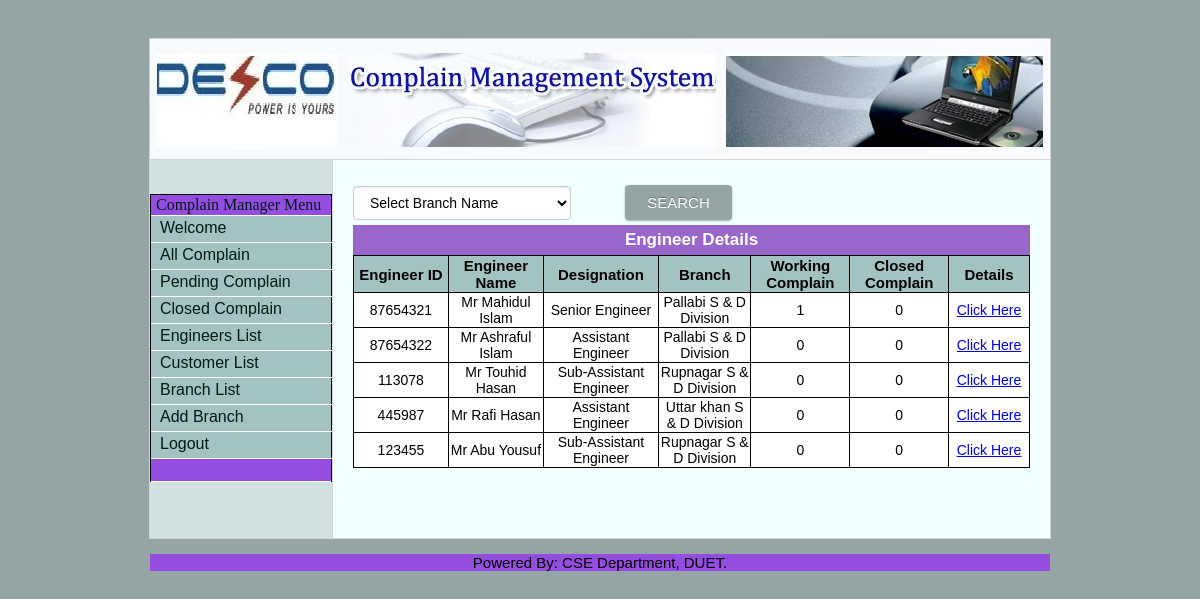
Screenshot of /adminViewEngr.php (signed in) with the database file from the repository.
### tables this page shows
CREATE TABLE IF NOT EXISTS `tbl_engineer` (
  `eng_id` int(10) NOT NULL,
  `eng_name` varchar(30) NOT NULL,
  `designation` varchar(50) NOT NULL,
  `user_name` varchar(30) NOT NULL,
  `password` varchar(40) NOT NULL,
  `address` varchar(200) NOT NULL,
  `mobile` int(20) NOT NULL,
  `email` varchar(30) NOT NULL,
  `join_date` varchar(30) NOT NULL,
  `branch_name` varchar(30) NOT NULL,
  PRIMARY KEY (`eng_id`)
);

CREATE TABLE IF NOT EXISTS `tbl_branch` (
  `id` int(10) NOT NULL AUTO_INCREMENT,
  `branch_code` varchar(5) NOT NULL,
  `branch_name` varchar(100) NOT NULL,
  `address` varchar(500) NOT NULL,
  PRIMARY KEY (`id`)
);

### adminViewEngr.php (the view, shortened to what this page needs)
<?php
$brname=$_POST['searching'];
?>
<html>
<head>
<?php include("include/header.php"); ?>
</head>
<body>
<br/><br/>
<table width="900" border="0" align="center" cellpadding="0" cellspacing="1" class="graybox" style="background-color:#dddd">
  <tr>
      <td colspan="2"><img src="images/complains.jpg" width="900" height="120"></td>
  </tr>
  <tr>
    <td width="20%" valign="top" class="navArea" style="background-color:#d1e0e0"><p>&nbsp;</p>
		<?php include("include/menuAdmin.php"); ?>
	</td>
    <td width="720" valign="top" class="contentArea" style="background-color:#F0FFFF;">
		<table width="100%" border="0" cellspacing="0" cellpadding="20">
			<tr>
				<td>
	<table width="400px" border="0" cellpadding="0" cellspacing="0" class="text">
<tr>
	        <form name="srch" action="" method="post" style="float:center;">
       <td>
	   <select class="form-control" name="searching" id="pass" required style="color:black;font-size:14px; width="300px">
	   	    <?php if ($brname=="") { ?> <option value="">Select Branch Name</option><?php } else { ?>
	   <option value="<?php echo $brname ?>"><?php echo $brname ?></option> <?php } ?>
            <?php
			  $result ="SELECT *FROM tbl_branch ";
			?>
            </select>
         </td>
		 <td>
        <input type="submit" class="button" name="sname" value="Search"  size="8px" style="background-color:#95A5A6; height=15px; color:white;font-size:15px;"/>
</td>
		</tr>
	</table>
	<center><table width="677px;" border="0" cellpadding="0" cellspacing="0" class="text">
	<tr id="entryTableHeader1" style="height:30px; ">
      <td   style="font-size:17px;text-align:center;BACKGROUND-COLOR:#9966CC;">Engineer Details </td>
    </tr>
	</table></center>
				<form action="" method="post"  name="frmListUser" id="frmListUser" style="background-color:black;">
  <table width="100%" border="0" align="center" cellpadding="1" cellspacing="1" class="text">
      <tr align="center" id="listTableHeader"  style="color:white; background-color:#a3c2c2";>
      <td width="500" style="font-size:15px; height:30px;background-color:#a3c2c2;color:black;";>Engineer ID</td>
      <td width="100" style="font-size:15px; height:30px;background-color:#a3c2c2;color:black;";>Engineer Name</td>
      <td width="100" style="font-size:15px; height:30px;background-color:#a3c2c2;color:black;";>Designation</td>
	  <td width="100" style="font-size:15px; height:30px;background-color:#a3c2c2;color:black;";>Branch</td>
	        <td width="100" style="font-size:15px; height:30px;background-color:#a3c2c2;color:black;";>Working Complain</td>
      <td width="100" style="font-size:15px; height:30px;background-color:#a3c2c2;color:black;";>Closed Complain</td>
	   <td width="200" style="font-size:15px; height:30px;background-color:#a3c2c2;color:black;">Details</td>
    </tr>
		  <?php
		if ($brname=="")
			$result ="SELECT * FROM tbl_engineer";
		else if ($brname!="")
			$result ="SELECT * FROM tbl_engineer WHERE branch_name='$bbcode'";
		$tt=mysql_query($result);
		while($row = mysql_fetch_array($tt))
        {
			$eid=$row['eng_id'];
			$name=$row['eng_name'];
			$desig=$row['designation'];
			$ebranchcode=$row['branch_name'];
			?>
			<?php
						$working=0; $closed=0;
						$abc ="SELECT *FROM tbl_complain WHERE eng_id='$eid'";
						$ttt=mysql_query($abc);
						while($row = mysql_fetch_array($ttt))
							{
								$status=$row['comp_status'];
								if($status=='Working')
								{
									$working=$working+1;
								}
							}
						$result1 ="SELECT *FROM tbl_branch WHERE branch_code='$ebranchcode'";
						$tt1=mysql_query($result1);
						while($row = mysql_fetch_array($tt1))
							{
								$bbname=$row['branch_name'];
							}
			?>
				 <tr align="center" class="row2"  style="color:black;";>
      <td width="500" style="font-size:14px; height:30px;;background-color:white; color:black;"><?php echo $eid;?></td>
      <td width="500" style="font-size:14px; height:30px;background-color:white; color:black;"><?php echo $name;?></td>
      <td width="500" style="font-size:14px; height:30px;background-color:white; color:black;"><?php echo $desig;?></td>
	   <td width="500" style="font-size:14px; height:30px;background-color:white; color:black;"><?php echo $bbname;?></td>
	         <td width="500" style="font-size:14px; height:30px;background-color:white; color:black;"><?php echo $working;?></td>
      <td width="500" style="font-size:14px; height:30px;background-color:white; color:black;"><?php echo $closed;?></td>
	     <td width="500" style="font-size:14px; height:30px;background-color:white; color:black;"><?php  echo "<a href='adminViewEngrDetails.php?engid=$eid'>Click Here</a>";?></td>
    </tr>
			<?php } ?>
        </table></td>
    </tr>
  </table>
  <p>&nbsp;</p>
				</td>
			</tr>
		</table>
<?php include("include/footer.php"); ?>
</body>
</html>

### include/admin.css (style rules this page uses)
body { background-color:#CCCCCC; }
#listTableHeader { font-family: 'codropsicons'; src:url('../fonts/codropsicons/codropsicons.eot'); src:url('../fonts/codropsicons/codropsicons.eot?#iefix') format('embedded-opentype'), url('../fonts/codropsicons/codropsicons.woff') format('woff'), url('../fonts/codropsicons/codropsicons.ttf') format('truetype'), url('../fonts/codropsicons/codropsicons.svg#codropsicons') format('svg'); font-weight: normal; font-style: normal; font-size: 14px; color: #FFFFFF; background-color: #7F92A4; font-weight: bold; background-position: center; border-bottom: 1px #BBBBBB dashed; }
#entryTableHeader1 { font-family: 'codropsicons'; src:url('../fonts/codropsicons/codropsicons.eot'); src:url('../fonts/codropsicons/codropsicons.eot?#iefix') format('embedded-opentype'), url('../fonts/codropsicons/codropsicons.woff') format('woff'), url('../fonts/codropsicons/codropsicons.ttf') format('truetype'), url('../fonts/codropsicons/codropsicons.svg#codropsicons') format('svg'); font-weight: normal; font-style: normal; font-size: 15px; color: #FFFFFF; background-color: green; font-weight: bold; background-position: center; }
.row2 { background-color: #DEDEDE; }
body { font-family: 'codropsicons'; src:url('../fonts/codropsicons/codropsicons.eot'); src:url('../fonts/codropsicons/codropsicons.eot?#iefix') format('embedded-opentype'), url('../fonts/codropsicons/codropsicons.woff') format('woff'), url('../fonts/codropsicons/codropsicons.ttf') format('truetype'), url('../fonts/codropsicons/codropsicons.svg#codropsicons') format('svg'); font-weight: normal; font-style: normal; text-align: center; font-size: 14px; }
.text { font-family: 'codropsicons'; src:url('../fonts/codropsicons/codropsicons.eot'); src:url('../fonts/codropsicons/codropsicons.eot?#iefix') format('embedded-opentype'), url('../fonts/codropsicons/codropsicons.woff') format('woff'), url('../fonts/codropsicons/codropsicons.ttf') format('truetype'), url('../fonts/codropsicons/codropsicons.svg#codropsicons') format('svg'); font-weight: normal; font-style: normal; font-size: 14px; }
.navArea { background-color:#ECECEC; }
.contentArea { background-color: #FFFFFF; }
.graybox { background-color: #666666; }
.form-control { display: block; width: 80%; height: 34px; padding: 6px 12px; font-size: 14px; line-height: 1.42857143; color: #555; background-color: #fff; background-image: none; border: 1px solid #ccc; border-radius: 4px; -webkit-box-shadow: inset 0 1px 1px rgba(0, 0, 0, .075); box-shadow: inset 0 1px 1px rgba(0, 0, 0, .075); -webkit-transition: border-color ease-in-out .15s, -webkit-box-shadow ease-in-out .15s; -o-transition: border-color ease-in-out .15s, box-shadow ease-in-out .15s; transition: border-color ease-in-out .15s, box-shadow ease-in-out .15s; }

### include/main.css (style rules this page uses)
body { font-family: 'codropsicons'; src:url('../fonts/codropsicons/codropsicons.eot'); src:url('../fonts/codropsicons/codropsicons.eot?#iefix') format('embedded-opentype'), url('../fonts/codropsicons/codropsicons.woff') format('woff'), url('../fonts/codropsicons/codropsicons.ttf') format('truetype'), url('../fonts/codropsicons/codropsicons.svg#codropsicons') format('svg'); font-weight: normal; font-style: normal; font-size: 12px; }

### include/reg.css (style rules this page uses)
* { font-family:Verdana, sans-serif; }
body { background-color:#95A5A6; }
input, textarea { color: #373737; background: #fff; border: 1px solid #CCCCCC; color: #aaa; font-size: 14px; line-height: 2.2em; margin-bottom:15px; -moz-border-radius:4px; -webkit-border-radius:4px; border-radius:4px; box-shadow: 0 1px 2px rgba(0, 0, 0, 0.1) inset, 0 1px 0 rgba(255, 255, 255, 0.2); }
input[type="submit"] { background: #222; border: none; text-shadow: 0 -1px 0 rgba(0,0,0,0.3); text-transform:uppercase; color: #eee; height:35px; cursor: pointer; font-size: 15px; margin: 5px 0; padding: 0px 22px; -moz-border-radius: 4px; border-radius: 4px; -webkit-border-radius:4px; -webkit-box-shadow: 0px 1px 2px rgba(0,0,0,0.3); -moz-box-shadow: 0px 1px 2px rgba(0,0,0,0.3); box-shadow: 0px 1px 2px rgba(0,0,0,0.3); }

### rows the page displays
tbl_engineer: eng_id "87654321", eng_name "Mr Mahidul Islam", designation "Senior Engineer", tbl_branch.branch_name "Pallabi S & D Division", working "1", closed "0"
tbl_engineer: eng_id "87654322", eng_name "Mr Ashraful Islam", designation "Assistant Engineer", tbl_branch.branch_name "Pallabi S & D Division", working "0", closed "0"
tbl_engineer: eng_id "113078", eng_name "Mr Touhid Hasan", designation "Sub-Assistant Engineer", tbl_branch.branch_name "Rupnagar S & D Division", working "0", closed "0"
tbl_engineer: eng_id "445987", eng_name "Mr Rafi Hasan", designation "Assistant Engineer", tbl_branch.branch_name "Uttar khan S & D Division", working "0", closed "0"
tbl_engineer: eng_id "123455", eng_name "Mr Abu Yousuf", designation "Sub-Assistant Engineer", tbl_branch.branch_name "Rupnagar S & D Division", working "0", closed "0"
